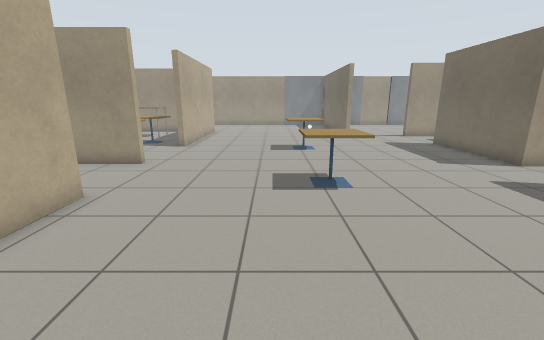
[1] (above)

22 first-person views from a walk through a robot-simulator world made for Gazebo. The camera is 1.2 m above the floor, tilts 14° down and sees 90° across. The floor is counted in squares, 0.5 m on a side. Each view is taken from the middle of a square. On the plan, view 1 faces up. The plan holds only what a view shows up to about 17 squares ahead; the rest is blank. Robots are left out. Simple patterns stand in for the simulator's built-in surfaces.

[2]
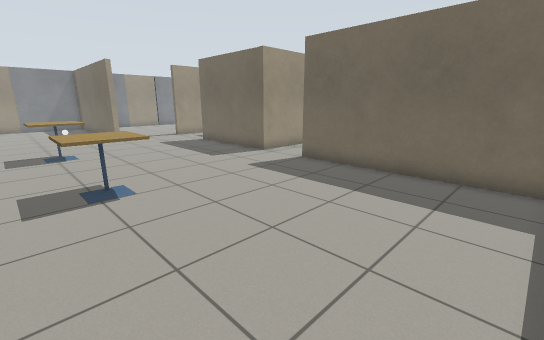

[3]
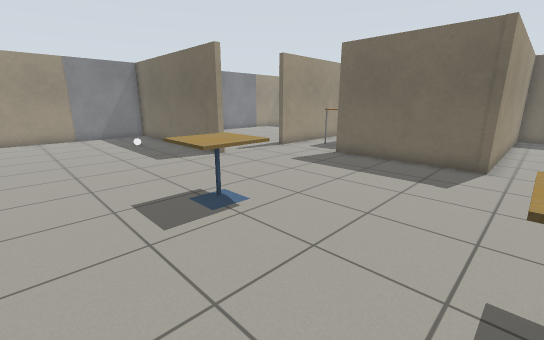

[4]
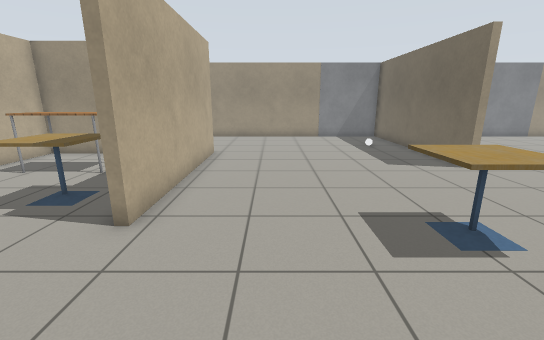

[5]
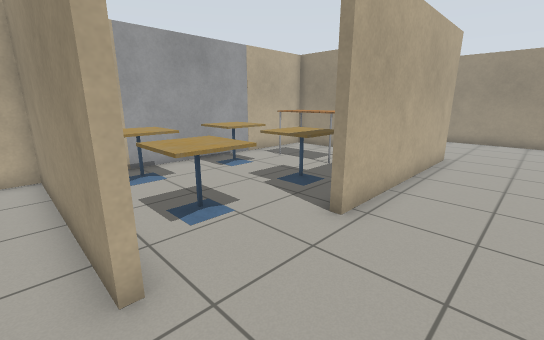

[6]
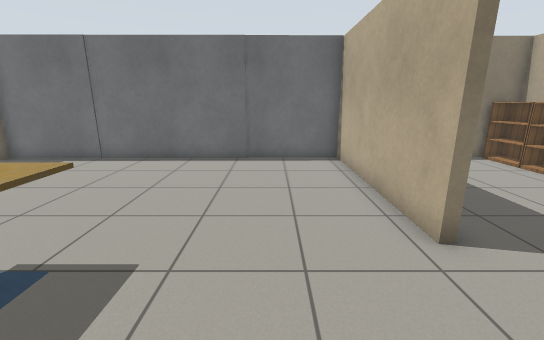

[7]
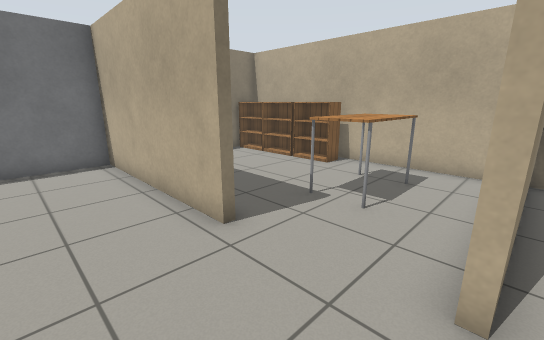

[8]
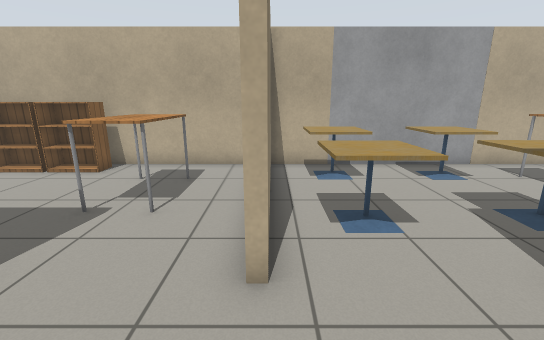

[9]
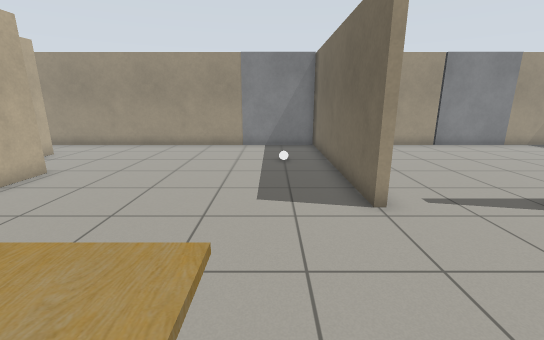

[10]
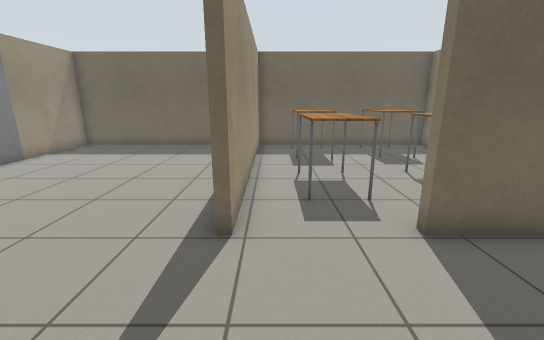

[11]
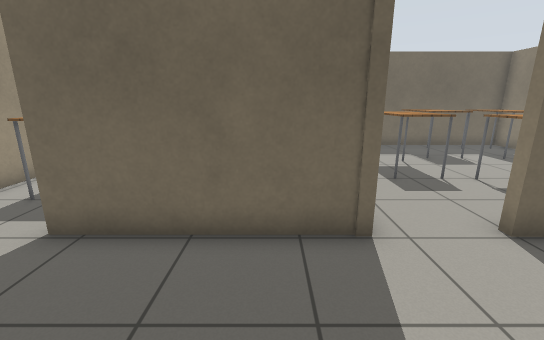

[12]
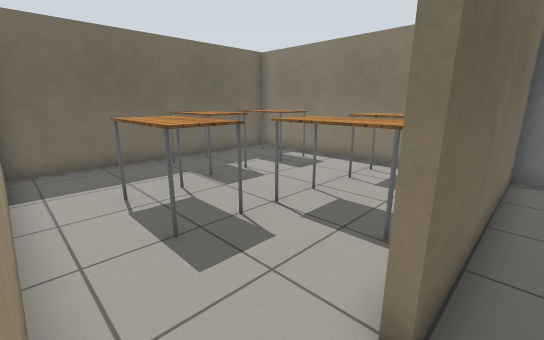

[13]
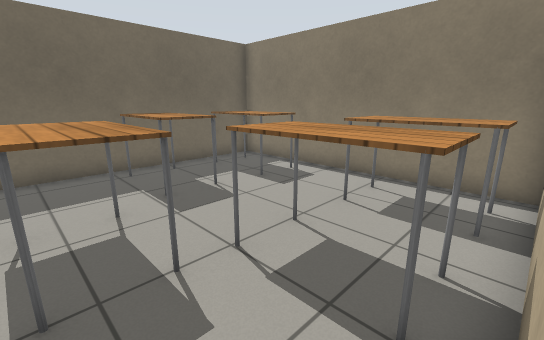

[14]
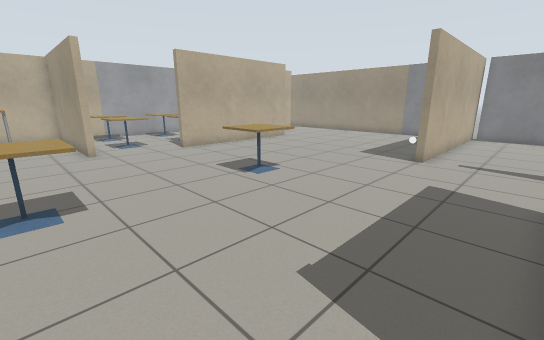

[15]
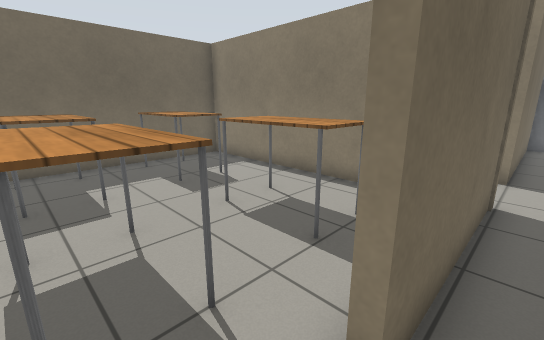

[16]
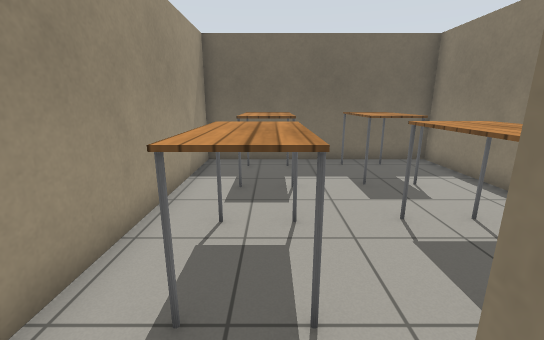

[17]
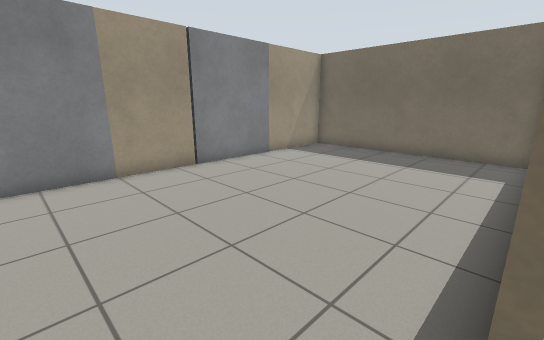

[18]
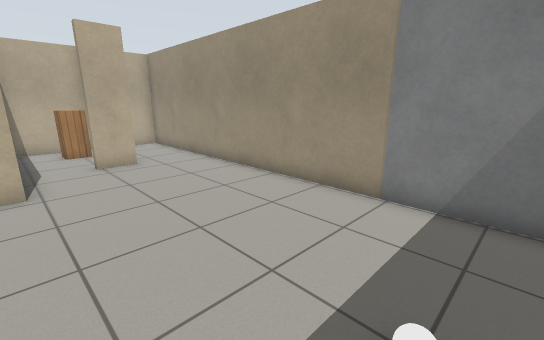

[19]
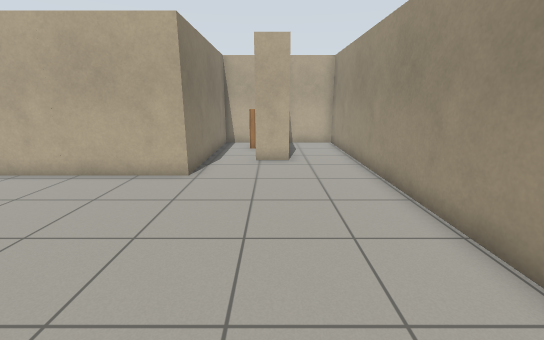

[20]
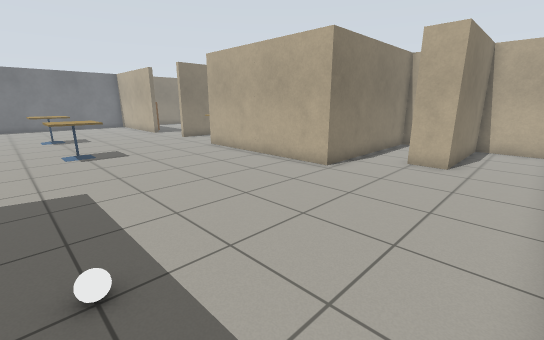

[21]
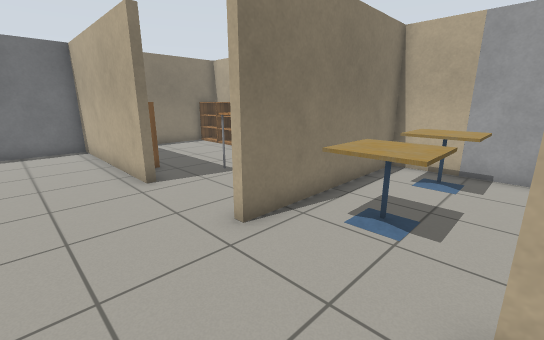

[22]
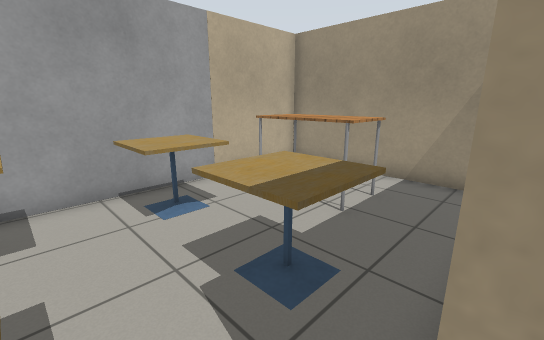

### Floor plan
Ten units are one square. View 1 is at (0, 0); x grows to the right and y downward. Boxes are objects, and circles mark ways between rooms. Rooms are numbered by the first view taken in them; rooms with no view inside come last. Other rooms are left out.
<svg viewBox="-140 -310 350 330">
<path fill="none" stroke="#000" d="M54 -199 54 -294M-49 -67 -49 10M106 -102 96 -102 96 -162M14 -296 -126 -296 -126 -267 -73 -267 -73 -253 -78 -253M96 8 96 -77M-126 -264 -126 -232 -49 -232 -49 -150M124 -296 94 -296M57 -294 57 -199M205 -201 205 -296 164 -296M-49 -150 -53 -150M-126 -132 -126 -110 -51 -110M-62 -229 -126 -229 -126 -189M98 8 205 8 205 -101 106 -102M98 -64 98 8M127 -104 205 -104 205 -197 95 -197M96 -162 100 -162M-51 -107 -126 -107 -126 10 -81 10"/>
<rect x="-115" y="-265" width="10" height="20" fill="#bbb"><title>cabinet</title></rect>
<rect x="-45" y="5" width="40" height="10" fill="#bbb"><title>door leaf</title></rect>
<rect x="-5" y="5" width="60" height="10" fill="#bbb"><title>window</title></rect>
<rect x="5" y="-95" width="20" height="30" fill="#bbb"><title>cafe table</title></rect>
<rect x="5" y="-155" width="20" height="20" fill="#bbb"><title>cafe table</title></rect>
<rect x="15" y="-305" width="40" height="10" fill="#bbb"><title>window</title></rect>
<rect x="25" y="-255" width="10" height="10" fill="#bbb"><title>white ball</title></rect>
<rect x="55" y="5" width="40" height="10" fill="#bbb"><title>door leaf</title></rect>
<rect x="55" y="-305" width="40" height="10" fill="#bbb"><title>door leaf</title></rect>
<rect x="125" y="-305" width="40" height="10" fill="#bbb"><title>window</title></rect>
<rect x="-135" y="-185" width="10" height="50" fill="#bbb"><title>window</title></rect>
<rect x="-125" y="-145" width="30" height="30" fill="#bbb"><title>cafe table</title></rect>
<rect x="-125" y="-175" width="30" height="20" fill="#bbb"><title>cafe table</title></rect>
<rect x="-115" y="-215" width="40" height="30" fill="#bbb"><title>table</title></rect>
<rect x="-85" y="-145" width="20" height="30" fill="#bbb"><title>cafe table</title></rect>
<rect x="-85" y="-175" width="20" height="20" fill="#bbb"><title>cafe table</title></rect>
<rect x="105" y="-25" width="30" height="20" fill="#bbb"><title>table</title></rect>
<rect x="105" y="-55" width="30" height="20" fill="#bbb"><title>table</title></rect>
<rect x="135" y="-85" width="30" height="20" fill="#bbb"><title>table</title></rect>
<rect x="165" y="-25" width="30" height="20" fill="#bbb"><title>table</title></rect>
<rect x="165" y="-55" width="30" height="20" fill="#bbb"><title>table</title></rect>
<rect x="115" y="-145" width="30" height="20" fill="#bbb"><title>table</title></rect>
<rect x="115" y="-185" width="30" height="20" fill="#bbb"><title>table</title></rect>
<rect x="165" y="-145" width="30" height="20" fill="#bbb"><title>table</title></rect>
<rect x="165" y="-185" width="30" height="20" fill="#bbb"><title>table</title></rect>
<rect x="-125" y="-15" width="10" height="20" fill="#bbb"><title>bookshelf</title></rect>
<rect x="-125" y="-35" width="10" height="20" fill="#bbb"><title>bookshelf</title></rect>
<rect x="-125" y="-55" width="10" height="20" fill="#bbb"><title>bookshelf</title></rect>
<rect x="-105" y="-85" width="30" height="20" fill="#bbb"><title>table</title></rect>
<rect x="-65" y="-55" width="10" height="20" fill="#bbb"><title>bookshelf</title></rect>
<circle cx="75" cy="-200" r="3" fill="#2a7"/>
<circle cx="-53" cy="-130" r="3" fill="#2a7"/>
<circle cx="100" cy="-85" r="3" fill="#2a7"/>
<circle cx="100" cy="-180" r="3" fill="#2a7"/>
<circle cx="-42" cy="-85" r="3" fill="#2a7"/>
<text x="10" y="-140">1</text>
<text x="130" y="-250">2</text>
<text x="-90" y="-170">3</text>
<text x="150" y="-50">4</text>
<text x="150" y="-150">5</text>
<text x="-90" y="-50">6</text>
</svg>
Room 1 opens to room 2. Room 1 opens to room 3. Room 1 opens to room 4. Room 1 opens to room 5. Room 1 opens to room 6.

Where each view was taken, in squares from view 1:
view 1: 0 up, 0 right, facing up
view 2: 0 up, 0 right, facing up-right
view 3: 9 up, 2 left, facing up-right
view 4: 10 up, 2 left, facing up
view 5: 10 up, 2 left, facing up-left
view 6: 11 up, 2 left, facing down
view 7: 11 up, 2 left, facing down-left
view 8: 11 up, 2 left, facing left
view 9: 14 up, 3 right, facing up
view 10: 19 up, 5 right, facing right
view 11: 12 up, 5 right, facing right
view 12: 10 up, 9 right, facing down-right
view 13: 8 up, 10 right, facing down-right
view 14: 8 up, 9 right, facing up-left
view 15: 18 up, 9 right, facing down-right
view 16: 17 up, 9 right, facing right
view 17: 20 up, 7 right, facing up-right
view 18: 23 up, 4 right, facing up-left
view 19: 26 up, 4 right, facing left
view 20: 29 up, 4 right, facing down-left
view 21: 15 up, 2 left, facing down-left
view 22: 14 up, 5 left, facing up-left
